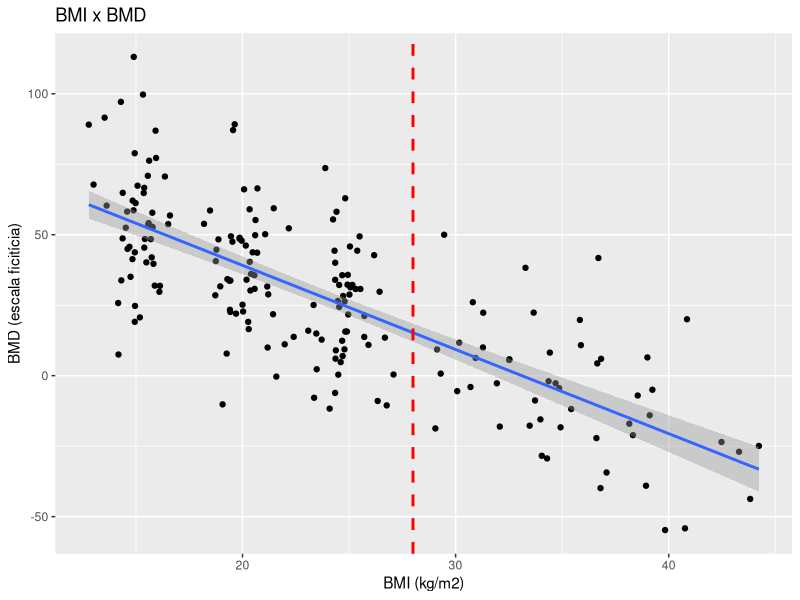
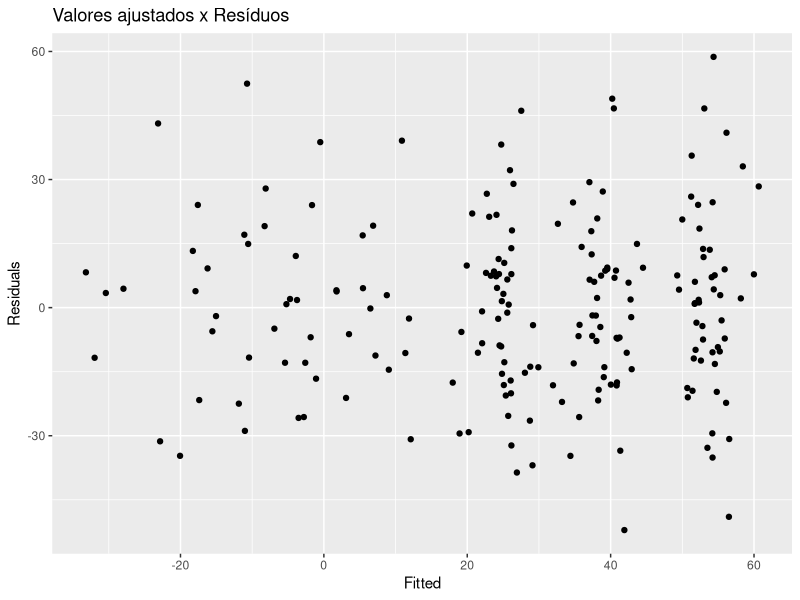
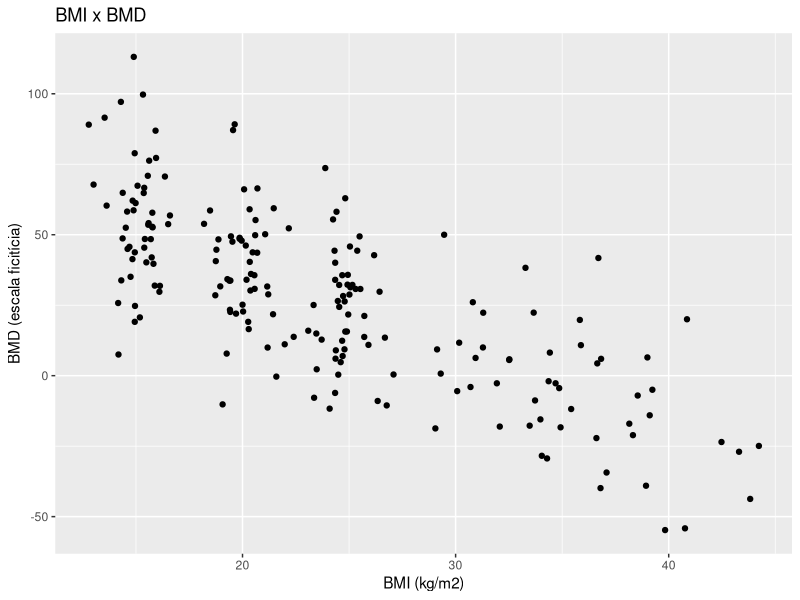
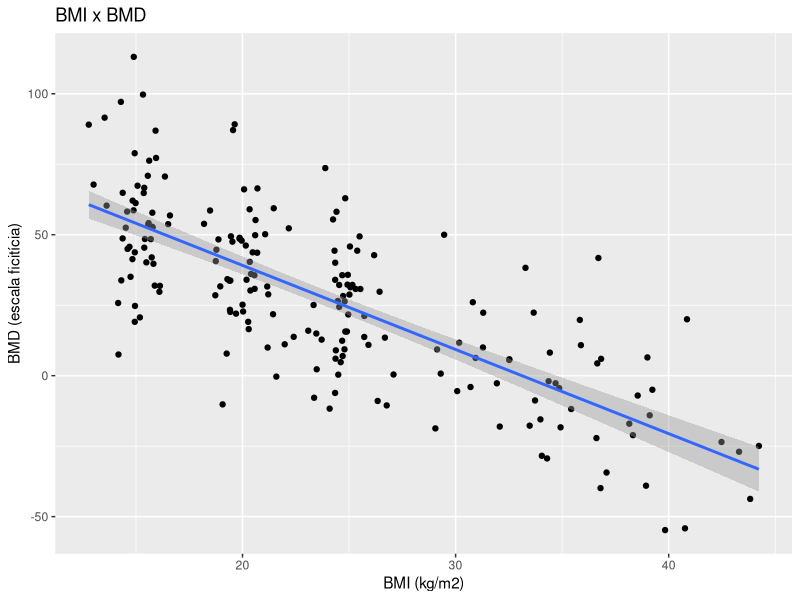
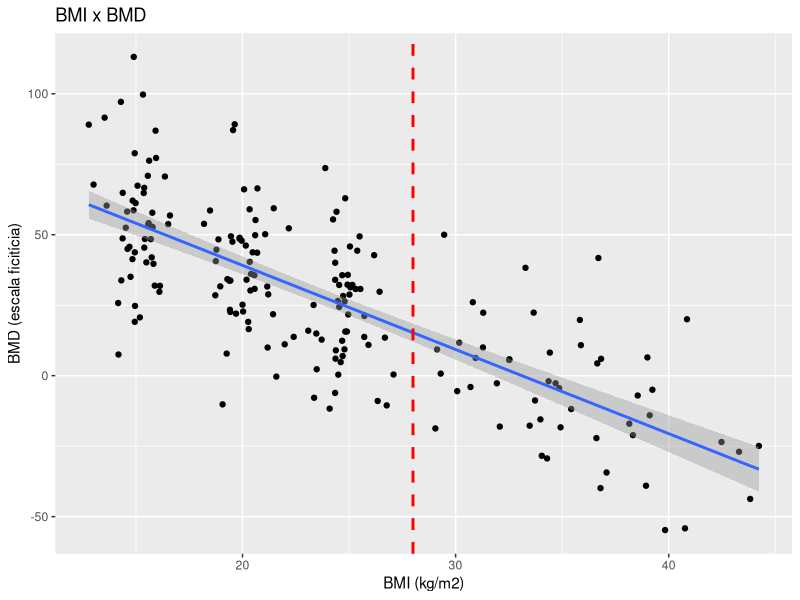
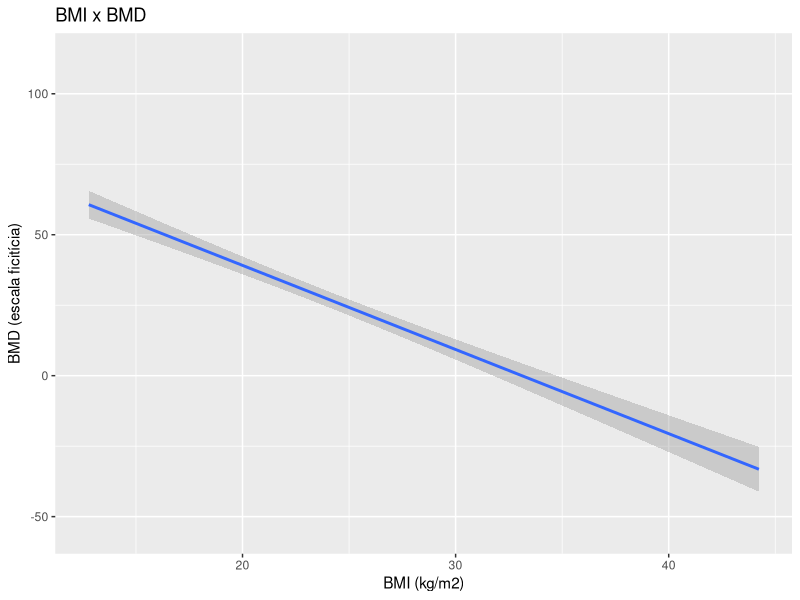
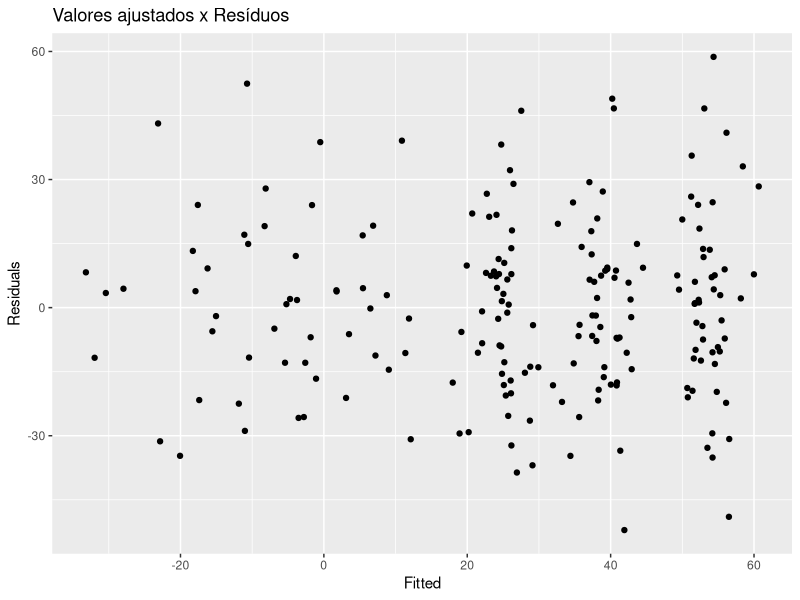

The R source for these figures, in order:

# dados simulados ---------------------------------------------------------

set.seed(1)
BMI <- c(rnorm(50, 15, 1), rnorm(50, 20, 1), rnorm(50, 25, 1), rnorm(50, 35, 4))
BMD <- -3*BMI - rnorm(200, 0, 20) + 100
dados <- data.frame(BMI,BMD)

modelo <- lm(BMD ~ BMI, data = dados)
pred <- predict(modelo, interval = "conf")
pred28 <- predict(modelo, newdata = data.frame(BMI=28))

# png("Aulas/modelos/pratica-plot1.png")
# with(dados, plot(BMI,BMD, main = "BMI x BMD", xlab = "BMI (kg/m2)", ylab = "BMD (escala ficitícia)"))
# dev.off()
# 
# png("Aulas/modelos/pratica-plot2.png")
# with(dados, plot(BMI,BMD, main = "BMI x BMD", xlab = "BMI (kg/m2)", ylab = "BMD (escala ficitícia)"))
# abline(modelo, col = "blue", lwd = 2)
# dev.off()
# 
# png("Aulas/modelos/pratica-plot3.png")
# with(dados, plot(BMI,BMD, main = "BMI x BMD", xlab = "BMI (kg/m2)", ylab = "BMD (escala ficitícia)"))
# abline(modelo, col = "blue", lwd = 2)
# abline(v = 28, lty = 2, lwd = 2, col = "red")
# dev.off()

library(ggplot2)
b <- ggplot(dados, aes(BMI,BMD)) +
  geom_point() +
  xlab("BMI (kg/m2)") + ylab("BMD (escala ficitícia)") +
  ggtitle("BMI x BMD")
ggsave("Aulas/Cap18-19/pratica-plot1.png", h = 7, w = 7)

bsmooth <- b + geom_smooth(method = "lm")
ggsave("Aulas/Cap18-19/pratica-plot2.png", h = 7, w = 7)

bsmooth + geom_vline(xintercept = 28, lty = 2, lwd =1, col = "red")
ggsave("Aulas/Cap18-19/pratica-plot3.png", h = 7, w = 7)

bsmooth.only <- ggplot(dados, aes(BMI, BMD)) +
  geom_smooth(method = "lm") +
  xlim(range(BMI)) + ylim(range(BMD)) +
  xlab("BMI (kg/m2)") + ylab("BMD (escala ficitícia)") +
  ggtitle("BMI x BMD")
ggsave("Aulas/Cap18-19/pratica-plot4.png", h = 7, w = 7)

ggplot(data.frame(Fitted = fitted(modelo), Residuals = residuals(modelo)), aes(Fitted, Residuals)) +
  geom_point() +
  ggtitle("Valores ajustados x Resíduos")
ggsave("Aulas/Cap18-19/pratica-plot-resid.png", h = 7, w = 7)
